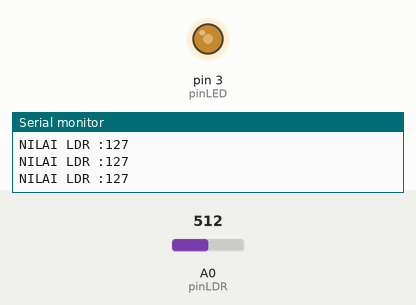
Simulated run of this sketch. Board: Arduino Uno, built with avr-gcc and run on an emulated ATmega328P. Shown: output pins drawn as LEDs (lit = HIGH), the last lines printed to the serial monitor. The test bench sets the inputs (shaded band); at power-on: A0 (pinLDR) = 512.

Above: at 1.2 s.
1.3 s: A0 (pinLDR) set to 122
At 2.5 s:
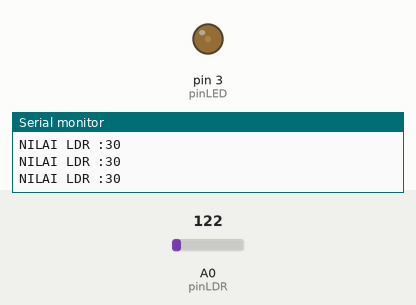
2.8 s: A0 (pinLDR) set to 716
At 3.6 s:
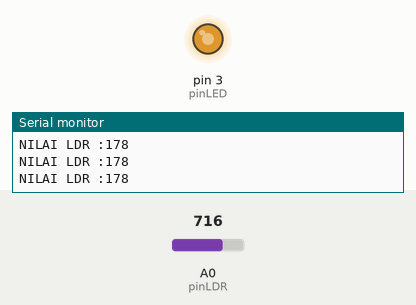
4.3 s: A0 (pinLDR) set to 900
At 4.6 s:
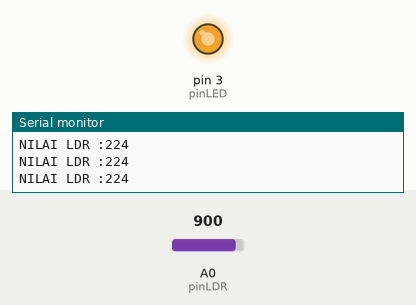
5.8 s: A0 (pinLDR) set to 511
At 6.9 s:
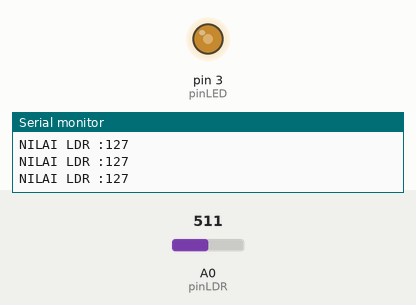
Timing chart, 0 to 8.3 s (numbered marks = the images above; inputs shaded):
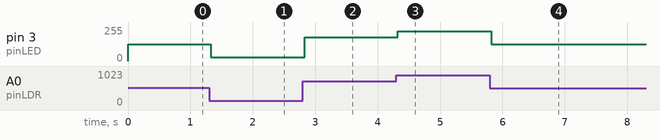

Measured:
- after the input at 1.3 s, pin 3 (pinLED): 127/255 → 30/255 at once
- after the input at 2.8 s, pin 3 (pinLED): 30/255 → 178/255 at once
- after the input at 4.3 s, pin 3 (pinLED): 178/255 → 224/255 at once
- after the input at 5.8 s, pin 3 (pinLED): 224/255 → 127/255 at once

The sketch:

1.sensor_LDR.ino
```cpp
//inisialisasi
int pinLED =3;
int pinLDR =A0;

void setup() {

  Serial.begin(9600);
  pinMode (pinLED,OUTPUT);
}


void loop() {
  int bacaLDR=analogRead(pinLDR);
      bacaLDR= map (bacaLDR, 0,1024,0,255);
  Serial.print ("NILAI LDR :");
  Serial.print (bacaLDR);
  Serial.println();

  if(bacaLDR){
    analogWrite(pinLED,bacaLDR);

  }
//else{
//    digitalWrite(pinLED,HIGH);
//    delay(200);
  }
```
